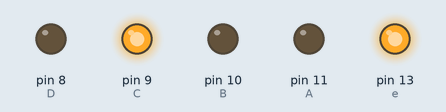
A sketch run on a simulated Arduino Uno, built with avr-gcc and run on an emulated ATmega328P. Parts: output pins drawn as LEDs (lit = HIGH).

Above: at 0.2 s.
At 0.7 s:
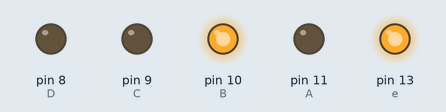
At 1.2 s:
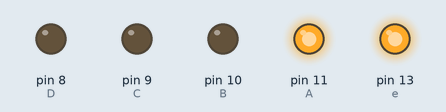
At 1.7 s:
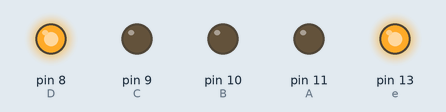
Timing chart, 0 to 3.0 s (numbered marks = the images above):
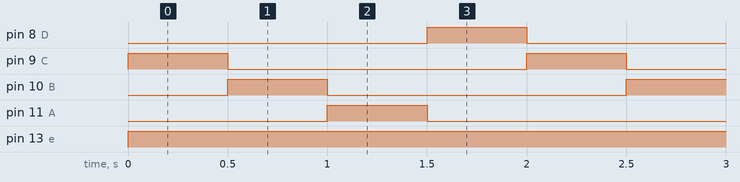

The sketch:

sketch_feb11b.ino
```cpp
int A=11,B=10,C=9,D=8,e=13;
void setup() {
  pinMode(A,OUTPUT);
  pinMode(B,OUTPUT);
  pinMode(C,OUTPUT);
  pinMode(D,OUTPUT);
  pinMode(e,OUTPUT);
}

void loop() {
  digitalWrite(e,HIGH);
  digitalWrite(B,LOW);
  digitalWrite(D,LOW);
  digitalWrite(A,LOW);
  digitalWrite(C,HIGH);
  delay(500);
  digitalWrite(A,LOW);
  digitalWrite(C,LOW);
  digitalWrite(D,LOW);
  digitalWrite(B,HIGH);
  delay(500);
  digitalWrite(B,LOW);
  digitalWrite(C,LOW);
  digitalWrite(D,LOW);
  digitalWrite(A,HIGH);
  delay(500);
  digitalWrite(A,LOW);
  digitalWrite(C,LOW);
  digitalWrite(B,LOW);
  digitalWrite(D,HIGH);
  delay(500);

}
```

Measured:
- by itself, pin 8 (D), pin 9 (C), pin 10 (B), pin 11 (A): alternates HIGH for 0.50 s and LOW for 1.5 s
- by itself, pin 13 (e): LOW → HIGH at 0.00 s
- by itself, everything shown: repeats every 2.0 s, in 4 steps
